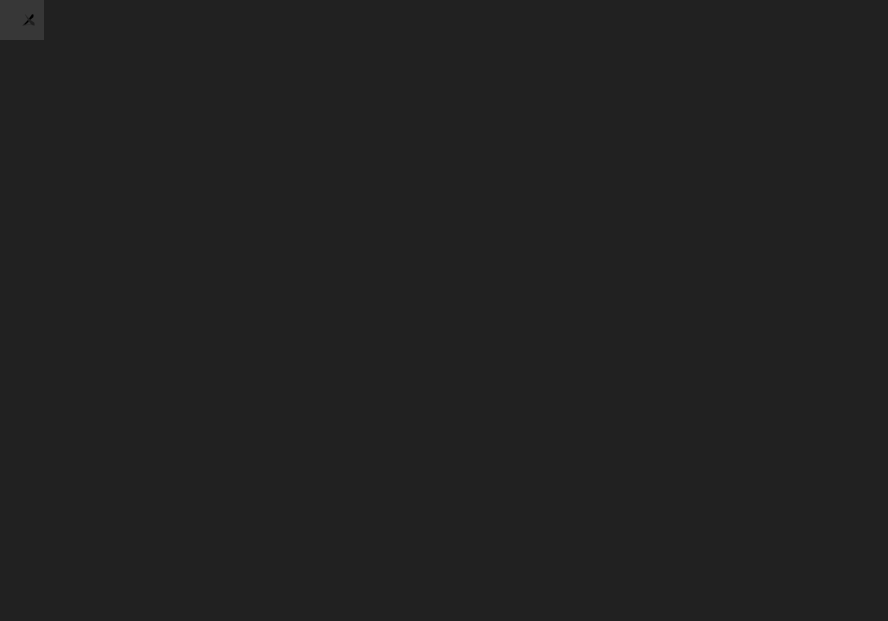
<?xml version="1.0" encoding="UTF-8"?>
<ui version="4.0">
 <class>NotePad</class>
 <widget class="QMainWindow" name="NotePad">
  <property name="geometry">
   <rect>
    <x>0</x>
    <y>0</y>
    <width>888</width>
    <height>621</height>
   </rect>
  </property>
  <property name="windowTitle">
   <string>NotePad</string>
  </property>
  <property name="windowIcon">
   <iconset theme="text-html">
    <normaloff>.</normaloff>.</iconset>
  </property>
  <property name="autoFillBackground">
   <bool>false</bool>
  </property>
  <property name="styleSheet">
   <string notr="true">background-color: rgb(33, 33, 33);</string>
  </property>
  <widget class="QWidget" name="centralwidget">
   <widget class="QTabWidget" name="tabWidget">
    <property name="geometry">
     <rect>
      <x>0</x>
      <y>0</y>
      <width>891</width>
      <height>601</height>
     </rect>
    </property>
    <property name="styleSheet">
     <string notr="true">QTabWidget::tab-bar {
   border: 1px solid gray;
}

QTabBar::tab {
  background: #424242;
  color: white;
  padding: 10px;
 }

 QTabBar::tab:selected {
  background: #373737;
 }

QTabWidget::pane { 
   border: none;
}

QTabBar::close-button { 
   image: url(:/resources/icons/delete.png)
}

QTabBar::close-button:hover {     
   image: url(:/resources/icons/delete-hover.png)
 }</string>
    </property>
    <property name="tabPosition">
     <enum>QTabWidget::North</enum>
    </property>
    <property name="tabShape">
     <enum>QTabWidget::Rounded</enum>
    </property>
    <property name="currentIndex">
     <number>0</number>
    </property>
    <property name="tabsClosable">
     <bool>true</bool>
    </property>
    <property name="movable">
     <bool>true</bool>
    </property>
    <widget class="QWidget" name="new_tab">
     <property name="styleSheet">
      <string notr="true"/>
     </property>
     <attribute name="title">
      <string/>
     </attribute>
    </widget>
   </widget>
  </widget>
  <widget class="QMenuBar" name="menubar">
   <property name="geometry">
    <rect>
     <x>0</x>
     <y>0</y>
     <width>888</width>
     <height>21</height>
    </rect>
   </property>
   <property name="palette">
    <palette>
     <active>
      <colorrole role="WindowText">
       <brush brushstyle="SolidPattern">
        <color alpha="255">
         <red>255</red>
         <green>255</green>
         <blue>255</blue>
        </color>
       </brush>
      </colorrole>
      <colorrole role="Button">
       <brush brushstyle="SolidPattern">
        <color alpha="255">
         <red>33</red>
         <green>33</green>
         <blue>33</blue>
        </color>
       </brush>
      </colorrole>
      <colorrole role="Text">
       <brush brushstyle="SolidPattern">
        <color alpha="255">
         <red>255</red>
         <green>255</green>
         <blue>255</blue>
        </color>
       </brush>
      </colorrole>
      <colorrole role="ButtonText">
       <brush brushstyle="SolidPattern">
        <color alpha="255">
         <red>255</red>
         <green>255</green>
         <blue>255</blue>
        </color>
       </brush>
      </colorrole>
      <colorrole role="Base">
       <brush brushstyle="SolidPattern">
        <color alpha="255">
         <red>33</red>
         <green>33</green>
         <blue>33</blue>
        </color>
       </brush>
      </colorrole>
      <colorrole role="Window">
       <brush brushstyle="SolidPattern">
        <color alpha="255">
         <red>33</red>
         <green>33</green>
         <blue>33</blue>
        </color>
       </brush>
      </colorrole>
      <colorrole role="Highlight">
       <brush brushstyle="SolidPattern">
        <color alpha="255">
         <red>40</red>
         <green>40</green>
         <blue>40</blue>
        </color>
       </brush>
      </colorrole>
      <colorrole role="PlaceholderText">
       <brush brushstyle="SolidPattern">
        <color alpha="128">
         <red>255</red>
         <green>255</green>
         <blue>255</blue>
        </color>
       </brush>
      </colorrole>
     </active>
     <inactive>
      <colorrole role="WindowText">
       <brush brushstyle="SolidPattern">
        <color alpha="255">
         <red>255</red>
         <green>255</green>
         <blue>255</blue>
        </color>
       </brush>
      </colorrole>
      <colorrole role="Button">
       <brush brushstyle="SolidPattern">
        <color alpha="255">
         <red>33</red>
         <green>33</green>
         <blue>33</blue>
        </color>
       </brush>
      </colorrole>
      <colorrole role="Text">
       <brush brushstyle="SolidPattern">
        <color alpha="255">
         <red>255</red>
         <green>255</green>
         <blue>255</blue>
        </color>
       </brush>
      </colorrole>
      <colorrole role="ButtonText">
       <brush brushstyle="SolidPattern">
        <color alpha="255">
         <red>255</red>
         <green>255</green>
         <blue>255</blue>
        </color>
       </brush>
      </colorrole>
      <colorrole role="Base">
       <brush brushstyle="SolidPattern">
        <color alpha="255">
         <red>33</red>
         <green>33</green>
         <blue>33</blue>
        </color>
       </brush>
      </colorrole>
      <colorrole role="Window">
       <brush brushstyle="SolidPattern">
        <color alpha="255">
         <red>33</red>
         <green>33</green>
         <blue>33</blue>
        </color>
       </brush>
      </colorrole>
      <colorrole role="Highlight">
       <brush brushstyle="SolidPattern">
        <color alpha="255">
         <red>40</red>
         <green>40</green>
         <blue>40</blue>
        </color>
       </brush>
      </colorrole>
      <colorrole role="PlaceholderText">
       <brush brushstyle="SolidPattern">
        <color alpha="128">
         <red>255</red>
         <green>255</green>
         <blue>255</blue>
        </color>
       </brush>
      </colorrole>
     </inactive>
     <disabled>
      <colorrole role="WindowText">
       <brush brushstyle="SolidPattern">
        <color alpha="255">
         <red>255</red>
         <green>255</green>
         <blue>255</blue>
        </color>
       </brush>
      </colorrole>
      <colorrole role="Button">
       <brush brushstyle="SolidPattern">
        <color alpha="255">
         <red>33</red>
         <green>33</green>
         <blue>33</blue>
        </color>
       </brush>
      </colorrole>
      <colorrole role="Text">
       <brush brushstyle="SolidPattern">
        <color alpha="255">
         <red>255</red>
         <green>255</green>
         <blue>255</blue>
        </color>
       </brush>
      </colorrole>
      <colorrole role="ButtonText">
       <brush brushstyle="SolidPattern">
        <color alpha="255">
         <red>255</red>
         <green>255</green>
         <blue>255</blue>
        </color>
       </brush>
      </colorrole>
      <colorrole role="Base">
       <brush brushstyle="SolidPattern">
        <color alpha="255">
         <red>33</red>
         <green>33</green>
         <blue>33</blue>
        </color>
       </brush>
      </colorrole>
      <colorrole role="Window">
       <brush brushstyle="SolidPattern">
        <color alpha="255">
         <red>33</red>
         <green>33</green>
         <blue>33</blue>
        </color>
       </brush>
      </colorrole>
      <colorrole role="Highlight">
       <brush brushstyle="SolidPattern">
        <color alpha="255">
         <red>40</red>
         <green>40</green>
         <blue>40</blue>
        </color>
       </brush>
      </colorrole>
      <colorrole role="PlaceholderText">
       <brush brushstyle="SolidPattern">
        <color alpha="128">
         <red>255</red>
         <green>255</green>
         <blue>255</blue>
        </color>
       </brush>
      </colorrole>
     </disabled>
    </palette>
   </property>
   <property name="autoFillBackground">
    <bool>false</bool>
   </property>
   <property name="styleSheet">
    <string notr="true">color: rgb(255, 255, 255);
selection-background-color: rgb(40, 40, 40);</string>
   </property>
   <property name="defaultUp">
    <bool>false</bool>
   </property>
   <property name="nativeMenuBar">
    <bool>true</bool>
   </property>
  </widget>
  <action name="actionOpen">
   <property name="text">
    <string>Open</string>
   </property>
  </action>
  <action name="actionSave">
   <property name="text">
    <string>Save</string>
   </property>
  </action>
  <action name="actionPrint">
   <property name="text">
    <string>Print</string>
   </property>
  </action>
  <action name="actionExit">
   <property name="text">
    <string>Exit</string>
   </property>
  </action>
  <action name="actionCopy">
   <property name="text">
    <string>Copy</string>
   </property>
  </action>
  <action name="actionPaste">
   <property name="text">
    <string>Paste</string>
   </property>
  </action>
  <action name="actionCut">
   <property name="text">
    <string>Cut</string>
   </property>
  </action>
  <action name="actionUndo">
   <property name="text">
    <string>Undo</string>
   </property>
  </action>
  <action name="actionRedo">
   <property name="text">
    <string>Redo</string>
   </property>
  </action>
  <action name="actionNew">
   <property name="text">
    <string>New</string>
   </property>
  </action>
 </widget>
 <resources/>
 <connections/>
</ui>
